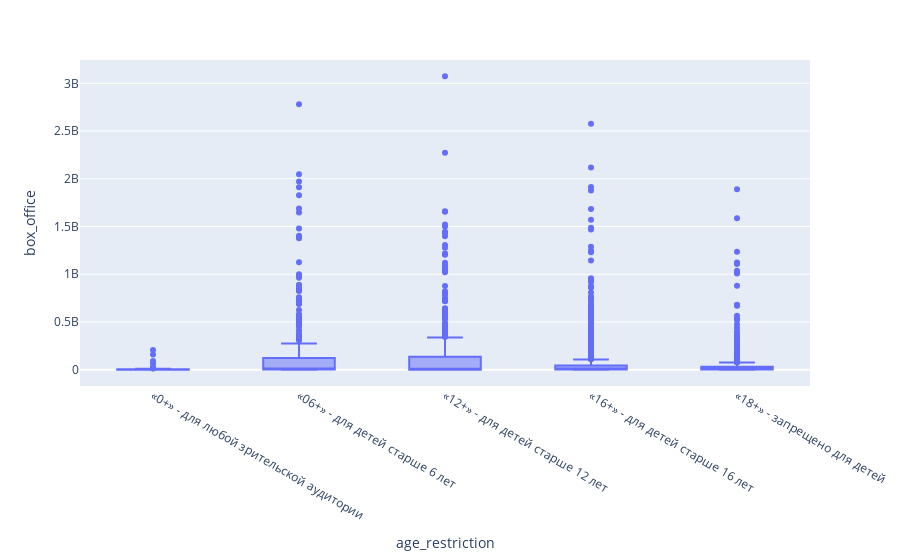

Source (notebook cell):
### Code cell
fig = px.box(df.sort_values(by='age_restriction'), x='age_restriction', y='box_office', hover_name='title')
fig.show()
del fig

### Figure 1 — Plotly figure (JSON) as saved in the notebook; plotly's stock layout.template omitted (floating-point values rounded to 4 significant figures; data arrays with more than 128 entries replaced by an {"elided": "..."} marker saying what was removed)
{"data": [{"alignmentgroup": "True", "hovertemplate": "<b>%{hovertext}</b><br><br>age_restriction=%{x}<br>box_office=%{y}<extra></extra>", "hovertext": {"elided": "2348 str values"}, "legendgroup": "", "marker": {"color": "#636efa"}, "name": "", "notched": false, "offsetgroup": "", "orientation": "v", "showlegend": false, "type": "box", "x": {"elided": "2348 str values"}, "x0": " ", "xaxis": "x", "y": {"elided": "2348 float values"}, "y0": " ", "yaxis": "y"}], "layout": {"boxmode": "group", "legend": {"tracegroupgap": 0}, "margin": {"t": 60}, "xaxis": {"anchor": "y", "domain": [0, 1], "title": {"text": "age_restriction"}}, "yaxis": {"anchor": "x", "domain": [0, 1], "title": {"text": "box_office"}}}}
